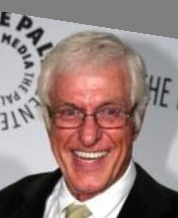
#> input picture auto_tag/test/test_data/test.bmp, 178 x 218 px
$ python generate_test_images.py
#> lines starting #> are read from the running program, lines starting #| are printed output that depends on the picture
import os
import cv2
import numpy as np
from PIL import Image


def generate_yuv_from_bgr(img_bgr, format_name):
    height, width = img_bgr.shape[:2]
    # Ensure dimensions are even for YUV420 formats
    img_bgr = img_bgr[:height - (height % 2), :width - (width % 2)]
    height, width = img_bgr.shape[:2]

    yuv_i420 = cv2.cvtColor(img_bgr, cv2.COLOR_BGR2YUV_I420)

    yuv_flat = yuv_i420.reshape(-1)
    y_size = height * width
    uv_size = y_size // 4

    y = yuv_flat[:y_size]
    u = yuv_flat[y_size:y_size + uv_size]
    v = yuv_flat[y_size + uv_size:]

    if format_name == "yuv420p":
        return yuv_i420.tobytes()  # YYYY... UU... VV...
    elif format_name == "nv12":
        # YYYY... UVUV...
        uv = np.empty(len(u) + len(v), dtype=np.uint8)
        uv[0::2] = u
        uv[1::2] = v
        return np.concatenate((y, uv)).tobytes()
    elif format_name == "nv21":
        # YYYY... VUVU...
        vu = np.empty(len(u) + len(v), dtype=np.uint8)
        vu[0::2] = v
        vu[1::2] = u
        return np.concatenate((y, vu)).tobytes()
    else:
        raise ValueError(f"Unknown format: {format_name}")


def generate_images():
    base_dir = os.path.dirname(os.path.abspath(__file__))
    bmp_path = os.path.join(base_dir, "test.bmp")

    if not os.path.exists(bmp_path):
        # Create a dummy bmp if it doesn't exist just for the test to work
        # Make it even size 100x100 for easy YUV conversion
        img = Image.new('RGB', (100, 100), color='red')
        img.save(bmp_path)
        print(f"Created dummy {bmp_path}")

    try:
        # Generate standard image formats
        img = Image.open(bmp_path)
#> img is the input picture: PIL image 178x218 RGB; mean R, G, B 150.1, 129.6, 126.5
        # Resize to an even dimension if not already to prevent YUV chroma alignment issues
        if img.width % 2 != 0 or img.height % 2 != 0:
            img = img.resize((img.width - (img.width % 2), img.height - (img.height % 2)))
            img.save(bmp_path)  # Update bmp to even sizes

        img.save(os.path.join(base_dir, "test.jpg"))
        img.save(os.path.join(base_dir, "test.png"))
        img.save(os.path.join(base_dir, "test.webp"))
        print("Successfully generated test.jpg, test.png, and test.webp")

        # Generate YUV formats
        img_bgr = cv2.imread(bmp_path)
        yuv_formats = ["nv21", "nv12", "yuv420p"]
        for fmt in yuv_formats:
            yuv_data = generate_yuv_from_bgr(img_bgr, fmt)
            yuv_path = os.path.join(base_dir, f"test_{fmt}.yuv")
            with open(yuv_path, "wb") as f:
                f.write(yuv_data)
            print(f"Successfully generated {yuv_path}")
#> this loop made 3 passes
#> pass 1, in generate_yuv_from_bgr, `yuv_i420 = cv2.cvtColor(img_bgr, cv2.COLOR_BGR2YUV_I420)`:
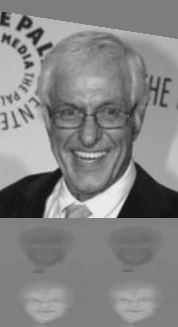
#> yuv_i420: shape (327, 178); min 17, max 235, mean 131.7

    except Exception as e:
        print(f"Failed to generate images: {e}")


if __name__ == "__main__":
    generate_images()
